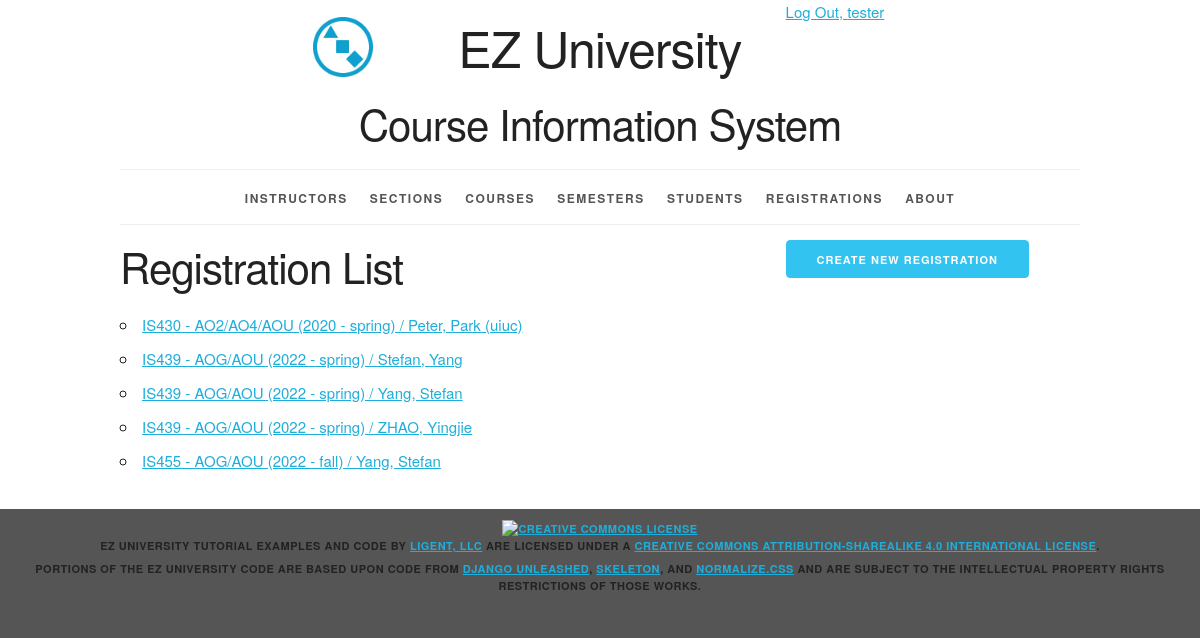
Page /registration/ (signed in) on the earlier database version.
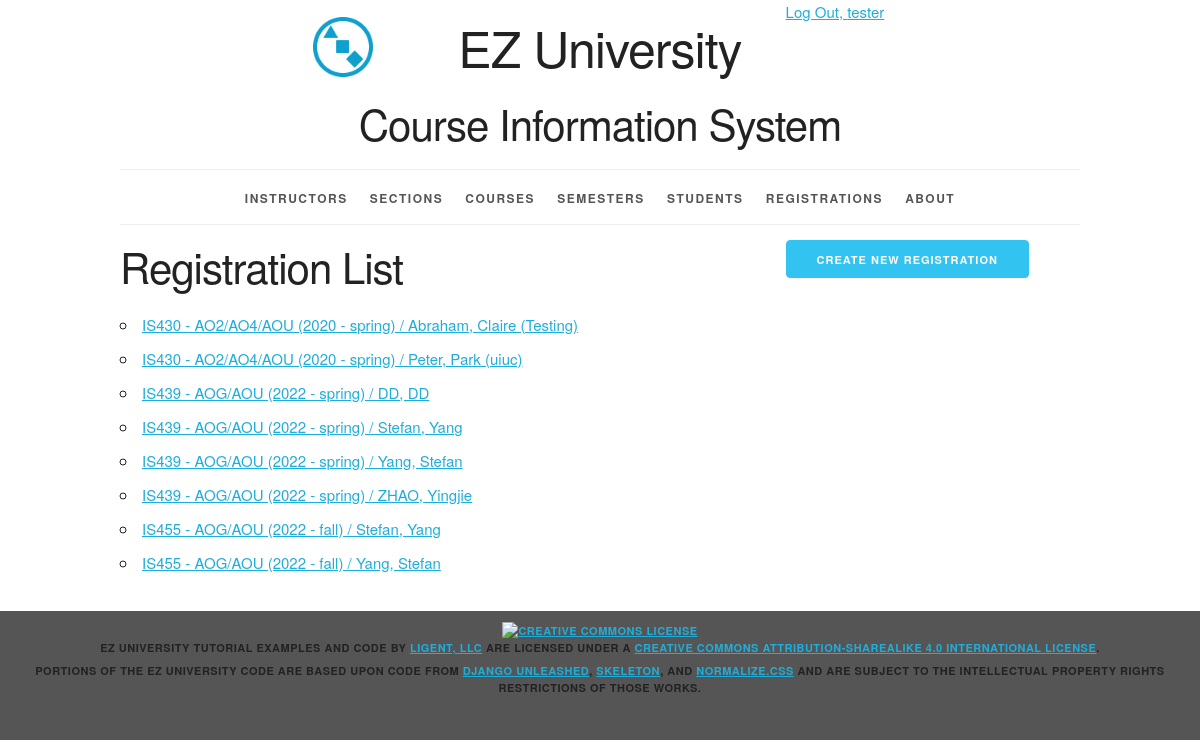
Same page on the later database version.
### courseinfo/models.py (models this page shows, shortened)
class Registration(models.Model):
    registration_id = models.AutoField(primary_key=True)
    student = models.ForeignKey(Student, related_name='registrations', on_delete=models.PROTECT)
    section = models.ForeignKey(Section, related_name='registrations', on_delete=models.PROTECT)
    def __str__(self):
        return '%s / %s' % (self.section, self.student)
    def get_absolute_url(self):
        return reverse('courseinfo_registration_detail_urlpattern',
                       kwargs={'pk':self.pk}
                       )
    class Meta:
        ordering = ['section', 'student']
        constraints = [
            UniqueConstraint(fields=['section', 'student'],
                             name='unique_registration')
        ]

class Section(models.Model):
    section_id = models.AutoField(primary_key=True)
    section_name = models.CharField(max_length=20)
    semester = models.ForeignKey(Semester, related_name='sections', on_delete=models.PROTECT)
    course = models.ForeignKey(Course, related_name='sections', on_delete=models.PROTECT)
    instructor = models.ForeignKey(Instructor, related_name='sections', on_delete=models.PROTECT)
    def __str__(self):
        return '%s - %s (%s)' % (self.course.course_number, self.section_name, self.semester.__str__())
    class Meta:
        ordering = ['course', 'section_name', 'semester']
        constraints = [
            UniqueConstraint(fields=['semester', 'course', 'section_name'],
                             name='unique_section')
        ]

class Course(models.Model):
    course_id = models.AutoField(primary_key=True)
    course_number = models.CharField(max_length=20)
    course_name = models.CharField(max_length=255)
    class Meta:
        ordering = ['course_number', 'course_name']
        constraints = [
            UniqueConstraint(fields=['course_number', 'course_name'], name='unique_course')
        ]

class Semester(models.Model):
    semester_id = models.AutoField(primary_key=True)
    year = models.ForeignKey(Year, related_name='semesters', on_delete=models.PROTECT)
    period = models.ForeignKey(Period, related_name='semesters', on_delete=models.PROTECT)
    def __str__(self):
        return '%s - %s' %(self.year.year, self.period.period_name)
    class Meta:
        ordering = ['year__year', 'period__period_sequence']
        constraints = [
            UniqueConstraint(fields=['year', 'period'], name='unique_semester')
        ]

class Year(models.Model):
    year_id = models.AutoField(primary_key=True)
    year = models.IntegerField(unique=True)
    class Meta:
        ordering = ['year']

class Period(models.Model):
    period_id = models.AutoField(primary_key=True)
    period_sequence = models.IntegerField(unique=True)
    period_name = models.CharField(max_length=45, unique=True)
    class Meta:
        ordering = ['period_sequence']

class Student(models.Model):
    student_id = models.AutoField(primary_key=True)
    first_name = models.CharField(max_length=45)
    last_name = models.CharField(max_length=45)
    disambiguator = models.CharField(max_length=45, blank=True, default='')
    def __str__(self):
        result = ''
        if self.disambiguator == '':
            result = '%s, %s' % (self.last_name, self.first_name)
        else:
            result = '%s, %s (%s)' % (self.last_name, self.first_name, self.disambiguator)
        return result
    class Meta:
        ordering = ['last_name', 'first_name', 'disambiguator']
        constraints = [
            UniqueConstraint(fields=['last_name', 'first_name', 'disambiguator'],
                             name='unique_student')
        ]

### courseinfo/views.py (the view)
class RegistrationList(LoginRequiredMixin, PermissionRequiredMixin,ListView):
    model = Registration
    permission_required = 'courseinfo.view_registration'

### courseinfo/templates/courseinfo/registration_list.html (shortened to what this page needs)
{% extends 'courseinfo/base.html' %}
{% block create_button %}
    {% if perms.courseinfo.add_student %}
      <a href="{% url 'courseinfo_registration_create_urlpattern' %}"
         class="button button-primary">
        Create New Registration</a>
    {% endif %}
{% endblock %}
{% block org_content %}
  <h2>Registration List</h2>
    <ul>
        {% for registration in registration_list %}
            <li>
                <a href="{{ registration.get_absolute_url }}">{{ registration }}</a>
            </li>
        {% empty %}
            <li><em>There are currently no registrations available.</em></li>
        {% endfor %}
    </ul>
{% endblock %}

### courseinfo/templates/courseinfo/base.html (shortened to what this page needs)
{% load static %}
<!DOCTYPE html>
<html lang="en">
<head>
    <link rel="stylesheet" type="text/css"
          href="{% static 'coursinfo/normalize.css' %}">
    <link rel="stylesheet" type="text/css"
          href="{% static 'courseinfo/skeleton.css' %}">
    <link rel="stylesheet" type="text/css"
          href="{% static 'courseinfo/style.css' %}">
</head>
<body>
<div class="container">
    <div class="status row">
        <div class="offset-by-eight four columns">
            <ul class="inline">
                {% if user.is_authenticated %}
                    <li><a href="{% url 'logout_urlpattern' %}">
                        Log Out, {{ user.get_username }}</a></li>
                {% else %}
                    <li><a href="{% url 'login_urlpattern' %}">
                        Log In</a></li>
                {% endif %}
            </ul>
        </div>
    </div>
    <header class="row">
        <div class="offset-by-one ten columns">
            <h1 class="logo">EZ University</h1>
            <h2>Course Information System</h2>
        </div>
    </header>
    <nav>
        <ul>
            {% if perms.courseinfo.view_instructor %}
                <li>
                    <a href="{% url 'courseinfo_instructor_list_urlpattern' %}">
                        Instructors</a></li>
            {% endif %}
            {% if perms.courseinfo.view_section %}
                <li>
                    <a href="{% url 'courseinfo_section_list_urlpattern' %}">
                        Sections</a></li>
            {% endif %}
            {% if perms.courseinfo.view_course %}
                <li>
                    <a href="{% url 'courseinfo_course_list_urlpattern' %}">
                        Courses</a></li>
            {% endif %}
            {% if perms.courseinfo.view_semester %}
                <li>
                    <a href="{% url 'courseinfo_semester_list_urlpattern' %}">
                        Semesters</a></li>
            {% endif %}
            {% if perms.courseinfo.view_student %}
                <li>
                    <a href="{% url 'courseinfo_student_list_urlpattern' %}">
                        Students</a></li>
            {% endif %}
            {% if perms.courseinfo.view_registration %}
                <li>
                    <a href="{% url 'courseinfo_registration_list_urlpattern' %}">
                        Registrations</a></li>
            {% endif %}
            <li>
                <a href="{% url 'about_urlpattern' %}">
                    About</a></li>
        </ul>
    </nav>
    <main>
        {% block content %}
            <div class="row">
                <section class="eight columns">
                    {% block org_content %}{% endblock %}
                </section>
                <section class="desktop four columns">
                    {% block create_button %}{% endblock %}
                </section>
            </div>
        {% endblock %}
    </main>
</div>
<footer>
    <p>
        <a rel="license" href="http://creativecommons.org/licenses/by-sa/4.0/">
            <img alt="Creative Commons License" style="border-width:0"
                 src="https://i.creativecommons.org/l/by-sa/4.0/88x31.png"/>
        </a><br/><span property="dct:title">EZ University Tutorial Examples and Code</span>
        by
        <a href="https://www.ligent.net" property="cc:attributionName"
           rel="cc:attributionURL">Ligent, LLC</a> are licensed under a
        <a rel="license" href="http://creativecommons.org/licenses/by-sa/4.0/">Creative Commons Attribution-ShareAlike
            4.0 International License</a>.
    </p>
    <p>Portions of the EZ University code are based upon code from
        <a href="https://django-unleashed.com">Django Unleashed</a>,
        <a href="http://getskeleton.com/">Skeleton</a>, and
        <a href="https://necolas.github.io/normalize.css/">Normalize.css</a> and
        are subject to the intellectual property rights restrictions of those works.
    </p>
</footer>
</body>
</html>

### courseinfo/static/courseinfo/skeleton.css (style rules this page uses)
.container { position: relative; width: 100%; max-width: 960px; margin: 0 auto; padding: 0 20px; box-sizing: border-box; }
.column, .columns { width: 100%; float: left; box-sizing: border-box; }
@media (min-width: 400px) { .container { width: 85%; padding: 0; } }
@media (min-width: 550px) { .container { width: 80%; } }
@media (min-width: 550px) { .column, .columns { margin-left: 4%; } }
@media (min-width: 550px) { .column:first-child, .columns:first-child { margin-left: 0; } }
@media (min-width: 550px) { .four.columns { width: 30.6666666667%; } }
@media (min-width: 550px) { .eight.columns { width: 65.3333333333%; } }
@media (min-width: 550px) { .ten.columns { width: 82.6666666667%; } }
@media (min-width: 550px) { .offset-by-one.column, .offset-by-one.columns { margin-left: 8.66666666667%; } }
@media (min-width: 550px) { .offset-by-eight.column, .offset-by-eight.columns { margin-left: 69.3333333333%; } }
html { font-size: 62.5%; }
body { font-size: 1.5em; line-height: 1.6; font-weight: 400; font-family: "Raleway", "HelveticaNeue", "Helvetica Neue", Helvetica, Arial, sans-serif; color: #222; }
h1, h2, h3, h4, h5, h6 { margin-top: 0; margin-bottom: 2rem; font-weight: 300; }
h1 { font-size: 4.0rem; line-height: 1.2; letter-spacing: -.1rem; }
h2 { font-size: 3.6rem; line-height: 1.25; letter-spacing: -.1rem; }
@media (min-width: 550px) { h1 { font-size: 5.0rem; } }
@media (min-width: 550px) { h2 { font-size: 4.2rem; } }
p { margin-top: 0; }
a { color: #1EAEDB; }
.button, button, input[type="submit"], input[type="reset"], input[type="button"] { display: inline-block; height: 38px; padding: 0 30px; color: #555; text-align: center; font-size: 11px; font-weight: 600; line-height: 38px; letter-spacing: .1rem; text-transform: uppercase; text-decoration: none; white-space: nowrap; background-color: transparent; border-radius: 4px; border: 1px solid #bbb; cursor: pointer; box-sizing: border-box; }
.button.button-primary, button.button-primary, input[type="submit"].button-primary, input[type="reset"].button-primary, input[type="button"].button-primary { color: #FFF; background-color: #33C3F0; border-color: #33C3F0; }
ul { list-style: circle inside; }
ol, ul { padding-left: 0; margin-top: 0; }
li { margin-bottom: 1rem; }
button, .button { margin-bottom: 1rem; }
pre, blockquote, dl, figure, table, p, ul, ol, form { margin-bottom: 2.5rem; }
.container:after, .row:after, .u-cf { content: ""; display: table; clear: both; }

### courseinfo/static/courseinfo/style.css (style rules this page uses)
.desktop { display: none; }
@media (min-width: 550px) { .desktop { display: block; } }
html { height: 100%; background-color: #555; }
body { background-color: white; }
body>div>header { text-align: center;; }
header h1 { display: inline-block; font-weight: normal; font-style: normal; width: 100%; margin-top: 0; padding-top: 0; }
.logo { padding-top: 50px; background-image: url("/static/courseinfo/logo.png"); background-size: 50px; background-repeat: no-repeat; background-position: top; }
@media (min-width: 750px) { .logo { padding-top: 0; background-size: contain; background-position: 0% 0%; } }
@media (min-width: 1000px) { .logo { background-position: 10% 0%; } }
@media (min-width: 1200px) { .logo { background-position: 15% 0%; } }
nav { border-top: 1px solid #eee; width: 100%; border-bottom: 1px solid #eee; margin: 0 0 1em; padding: 0; }
nav ul { margin: 0; padding: 1em 0; list-style-type: none; text-align: center; }
nav ul li { display: inline; padding: 0; margin: 0 0.25em; font-weight: 600; text-transform: uppercase; text-align: center; font-size: 1rem; letter-spacing: .10rem; }
@media (min-width: 400px) { nav ul li { letter-spacing: .15rem; font-size: 1.2rem; margin: 0 0.5em; } }
@media (min-width: 550px) { nav ul li { margin: 0 0.75em; } }
nav ul li a { color: #555; text-decoration: none; background-color: transparent; cursor: pointer; }
.inline { list-style-type: none; padding: 0; margin: 0 0 -0.5em; }
.inline li { display: inline; }
body>footer { width: 100%; background-color: #555; font-size: 1.1rem; letter-spacing: .05rem; font-weight: 600; text-transform: uppercase; text-align: center; padding: 1em 0; margin: 1em 0; }
body>footer p { margin-bottom: 0.5rem; }

Differences in the rows shown:
added Registration: section+student "IS430 - AO2/AO4/AOU (2020 - spring) / Abraham, Claire (Testing)"
added Registration: section+student "IS439 - AOG/AOU (2022 - spring) / DD, DD"
added Registration: section+student "IS455 - AOG/AOU (2022 - fall) / Stefan, Yang"
